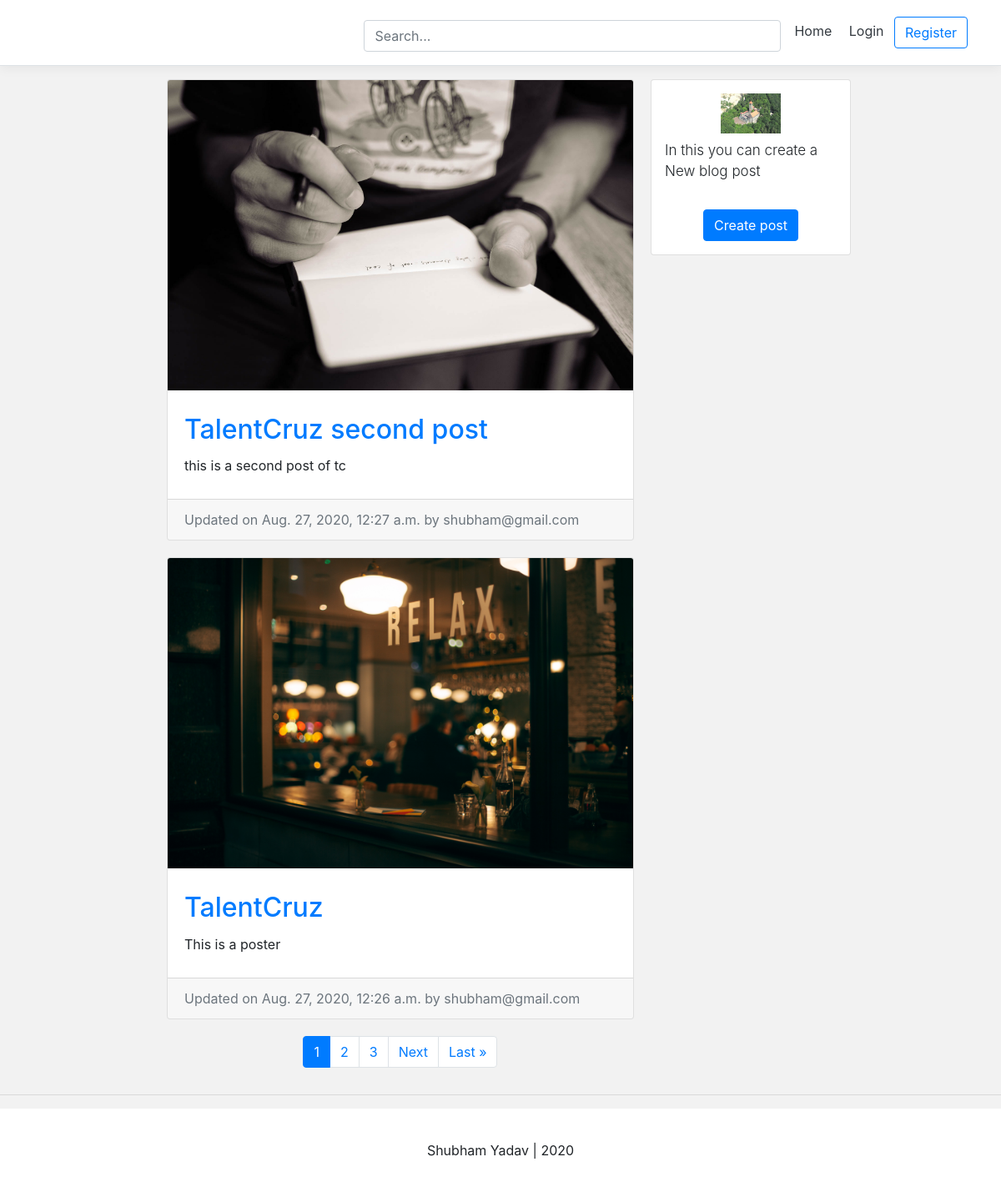
The page / on the database its author committed.
### blog/models.py (models this page shows, shortened)
class BlogPost(models.Model):
    title = models.CharField(null=False, max_length=50, blank=False)
    body = models.TextField(null=False, max_length=5000, blank=False)
    image = models.ImageField(
        upload_to=upload_location, null=False, max_length=5000, blank=False)
    date_published = models.DateTimeField(
        auto_now_add=True, verbose_name='date published')
    date_updated = models.DateTimeField(
        auto_now_add=True, verbose_name='date updated')
    author = models.ForeignKey(
        settings.AUTH_USER_MODEL, on_delete=models.CASCADE)
    slug = models.SlugField(blank=True, unique=True)

### account/models.py (models this page shows, shortened)
class Account(AbstractBaseUser):
	email 					= models.EmailField(verbose_name="email", max_length=60, unique=True)
	username 				= models.CharField(max_length=30, unique=True)
	date_joined				= models.DateTimeField(verbose_name='date joined', auto_now_add=True)
	last_login				= models.DateTimeField(verbose_name='last login', auto_now=True)#auto_now means it will automatically changed everytime
	is_admin				= models.BooleanField(default=False)
	is_active				= models.BooleanField(default=True)
	is_staff				= models.BooleanField(default=False)
	is_superuser			        = models.BooleanField(default=False)
	USERNAME_FIELD = 'email'
	REQUIRED_FIELDS = ['username']
	objects = MyAccountManager()
	def __str__(self):
		return self.email

### personal/views.py (the view)
# urls.py: path('',views.home_screen_view, name='home'),
def home_screen_view(request):
    context = {}
    query = ''
    if request.GET:
        query = request.GET.get('q','')
        context['query'] = str(query)
    blog_posts = sorted(get_blog_queryset(query), key=attrgetter('date_updated'),reverse=True)
    context['blog_posts'] = blog_posts
    page = request.GET.get('page', 1)
    blog_posts_paginator = Paginator(blog_posts, BLOG_POSTS_PER_PAGE)
    try:
        blog_posts = blog_posts_paginator.page(page)
    except PageNotAnInteger:
        blog_posts = blog_posts_paginator.page(BLOG_POSTS_PER_PAGE)
    except EmptyPage:
        blog_posts = blog_posts_paginator.page(blog_posts_paginator.num_pages)
    context['blog_posts'] = blog_posts
    return render(request, 'snippets/home.html', context)

### blog/views.py (called while the page is built)
def get_blog_queryset(query=None):
    queryset = []
    queries = query.split(" ")
    for q in queries:
        posts = BlogPost.objects.filter(
            Q(title__icontains=q) |
            Q(body__icontains=q)
        ).distinct()
        for post in posts:
            queryset.append(post)
    return list(set(queryset))

### personal/templates/snippets/home.html (shortened to what this page needs)
{% extends 'base.html' %}
{% load static %}
{% block content %}
<div class="container">
	<div class="row">
		<div class="left-column col-lg-7 offset-lg-1">
			{% if blog_posts %}
				{% for post in blog_posts %}
					<div class="blog-post-container">
						{% include 'blog/snippets/blog_post_snippet.html' with blog_post=post %}
					</div>
				{% endfor %}
			{% else %}
				<div class="blog-post-container">
					{% include 'blog/snippets/blog_post_snippet.html' with query=query %}
				</div>
			{% endif %}
		{% include 'blog/snippets/blog_post_pagination.html' with blog_posts=blog_posts %}
		</div>
		<div class="right-column col-lg-3 d-lg-flex d-none flex-column">
			<div class="card create-post-bar d-flex flex-column p-3">
				<img class="img-fluid d-block m-auto pb-2" src="{% static '332432_1_org_258071_1_org_image_6ce585b4e6fa432c.jpg' %}" width="72" height="72">
				<p class="lead">In this you can create a New blog post<p>
				<p class="m-auto"><a class="btn btn-primary" href="{% url 'blog:create' %}">Create post</a></p>
			</div>
		</div>
	</div>
</div>
{% endblock content %}

### templates/base.html (shortened to what this page needs)
<!DOCTYPE html>
<html lang="en">
<head>
    <link rel="stylesheet" href="https://maxcdn.bootstrapcdn.com/bootstrap/4.0.0/css/bootstrap.min.css"
>
</head>
<body>
    <div class="d-flex flex-column flex-md-row align-items-center p-3 px-md-4 mb-3 bg-white border-bottom box-shadow">
        <div class="search-bar mt-sm-2 mr-2">
            <form method="get">
                <input class="form-control"  type="text" name="q" id="id_q" placeholder="Search...">
            </form>
        </div>
        <nav class="my-2 my-md-0 mr-md-3">
            {% if request.user.is_authenticated %}
                <a class="p-2 text-dark" href="{% url 'home' %}">Home</a>
                <a class="p-2 text-dark" href="{% url 'logout' %}">Logout</a>
                <a class="p-2 text-dark" href="{% url 'account' %}">Account</a>
            {% else %}
                <a class="p-2 text-dark" href="{% url 'home' %}">Home</a>
                <a class="p-2 text-dark" href="{% url 'login' %}">Login</a>
                <a class="btn btn-outline-primary" href="{% url 'register' %}">Register</a>
            {% endif %}
        </nav>
    </div>
    <div class="main">
        {% block content %}
        {% endblock content %}
    </div>
<hr>
    <footer>
        <div class="d-flex flex-row align-items-center footer bg-white  shadow-lg">
            <p class="m-auto">Shubham Yadav | 2020</p>
        </div>
    </footer>
</body>
</html>

### blog/templates/blog/snippets/blog_post_snippet.html (shortened to what this page needs)
{% if blog_post %}
<div class="container">
	<div class="row">
		<div class="card m-auto">
			<a href="{% url 'blog:detail' post.slug %}">
				<img class="card-img-top" src="{{blog_post.image.url}}">
			</a>
			<div class="card-body mt-2 mb-2">
				<a href="{% url 'blog:detail' post.slug %}">
					<h2 class="card-title">{{blog_post.title}}</h2>
				</a>
				<p class="card-text">{{blog_post.body|safe|truncatechars:180}}</p>
			</div>
			<div class="card-footer text-muted">
			  Updated on {{blog_post.date_updated}} by {{blog_post.author}}
			</div>
		</div>
	</div>
</div>
{% endif %}

### blog/templates/blog/snippets/blog_post_pagination.html (shortened to what this page needs)
<div class="d-flex flex-column m-auto pagination mt-5">
    <nav aria-label="Page navigation">
    <ul class="pagination pg-grey justify-content-center">
        {% for i in blog_posts.paginator.page_range %}
            {% if blog_posts.number == i %}
                <li class="page-item active"><a class="page-link">{{ i }}</a></li>
            {% else %}
                <li class="page-item" ><a class="page-link" href="?{% if query %}q={{query}}&{% endif %}page={{ i }}">{{ i }}</a></li>
            {% endif %}
        {% endfor %}
        {% if blog_posts.has_next %}
            <li class="page-item">
              <a class="page-link" href="?{% if query %}q={{query}}&{% endif %}page={{ blog_posts.next_page_number }}">Next</a>
            </li>
            <li class="page-item">
              <a class="page-link"  href="?{% if query %}q={{query}}&{% endif %}page={{ blog_posts.paginator.num_pages }}">Last &raquo;</a>
            </li>
        {% endif %}
    </ul>
    </nav>
    </div>

### templates/base.html (style rules this page uses)
.main { min-height: 100vh; height: 100%; }
.container { max-width: 960px; }
.border-bottom { border-bottom: 1px solid #e5e5e5; }
.box-shadow { box-shadow: 0 .25rem .75rem rgba(0, 0, 0, .05); }
.footer { min-height: 100px; }
.search-bar { max-width: 500px; width: 100%; }
form { width: 100%; }

### personal/templates/snippets/home.html (style rules this page uses)
@media (min-width: 768px) { .right-column { margin-left: 20px; } }
.blog-post-container { margin-bottom: 20px; width: 100%; }
.create-post-bar { background-color: #fff; margin-bottom:20px; }
.left-column { padding:0px; }
.right-column { padding:0px; }
.lead { font-size: 17px; }

### blog/templates/blog/snippets/blog_post_snippet.html (style rules this page uses)
.card { max-width: 700px; width: 100%; }
.card-body { padding: 20px; }

### templates/snippets/base_css.html (style rules this page uses)
body { background-color: #f2f2f2; }

### rows shown on the page
BlogPost: image (picture), title "TalentCruz second post", body "this is a second post of tc", date_updated "Aug. 27, 2020, 12:27 a.m.", author "shubham@gmail.com"
BlogPost: image (picture), title "TalentCruz", body "This is a poster", date_updated "Aug. 27, 2020, 12:26 a.m.", author "shubham@gmail.com"

### other values the page prints
{{ i }} "1"
{{ i }} "2" "3"
